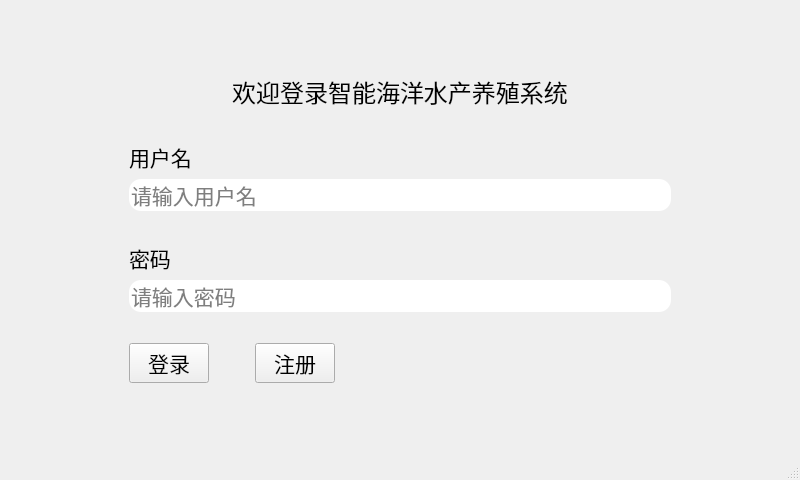
<?xml version="1.0" encoding="UTF-8"?>
<ui version="4.0">
 <class>login</class>
 <widget class="QMainWindow" name="login">
  <property name="geometry">
   <rect>
    <x>0</x>
    <y>0</y>
    <width>800</width>
    <height>480</height>
   </rect>
  </property>
  <property name="windowTitle">
   <string>广东海洋大学水产养殖系统</string>
  </property>
  <property name="windowIcon">
   <iconset>
    <normaloff>../../../../JinJieBeWater/BG/119124169_p0.png</normaloff>../../../../JinJieBeWater/BG/119124169_p0.png</iconset>
  </property>
  <property name="styleSheet">
   <string notr="true">QMainWindow{border-image: url(D:/University/Yue inlay/qt/oceaSsystem/resources/ocean.jpg);};</string>
  </property>
  <widget class="QWidget" name="centralwidget">
   <property name="sizePolicy">
    <sizepolicy hsizetype="Preferred" vsizetype="Preferred">
     <horstretch>0</horstretch>
     <verstretch>0</verstretch>
    </sizepolicy>
   </property>
   <property name="layoutDirection">
    <enum>Qt::LeftToRight</enum>
   </property>
   <layout class="QGridLayout" name="gridLayout">
    <item row="0" column="0">
     <layout class="QVBoxLayout" name="verticalLayout">
      <property name="sizeConstraint">
       <enum>QLayout::SetDefaultConstraint</enum>
      </property>
      <item>
       <spacer name="verticalSpacer_2">
        <property name="orientation">
         <enum>Qt::Vertical</enum>
        </property>
        <property name="sizeType">
         <enum>QSizePolicy::Preferred</enum>
        </property>
        <property name="sizeHint" stdset="0">
         <size>
          <width>20</width>
          <height>40</height>
         </size>
        </property>
       </spacer>
      </item>
      <item>
       <layout class="QHBoxLayout" name="horizontalLayout">
        <item>
         <widget class="QLabel" name="title">
          <property name="sizePolicy">
           <sizepolicy hsizetype="Maximum" vsizetype="Maximum">
            <horstretch>0</horstretch>
            <verstretch>0</verstretch>
           </sizepolicy>
          </property>
          <property name="font">
           <font>
            <family>隶书</family>
            <pointsize>18</pointsize>
           </font>
          </property>
          <property name="text">
           <string>欢迎登录智能海洋水产养殖系统</string>
          </property>
          <property name="alignment">
           <set>Qt::AlignCenter</set>
          </property>
         </widget>
        </item>
       </layout>
      </item>
      <item>
       <layout class="QHBoxLayout" name="username">
        <item>
         <spacer name="horizontalSpacer_9">
          <property name="orientation">
           <enum>Qt::Horizontal</enum>
          </property>
          <property name="sizeType">
           <enum>QSizePolicy::Preferred</enum>
          </property>
          <property name="sizeHint" stdset="0">
           <size>
            <width>120</width>
            <height>20</height>
           </size>
          </property>
         </spacer>
        </item>
        <item>
         <layout class="QVBoxLayout" name="verticalLayout_7">
          <property name="spacing">
           <number>6</number>
          </property>
          <property name="sizeConstraint">
           <enum>QLayout::SetDefaultConstraint</enum>
          </property>
          <item>
           <widget class="QLabel" name="label_7">
            <property name="sizePolicy">
             <sizepolicy hsizetype="Preferred" vsizetype="Maximum">
              <horstretch>0</horstretch>
              <verstretch>0</verstretch>
             </sizepolicy>
            </property>
            <property name="font">
             <font>
              <family>隶书</family>
              <pointsize>16</pointsize>
             </font>
            </property>
            <property name="text">
             <string>用户名</string>
            </property>
           </widget>
          </item>
          <item>
           <widget class="QLineEdit" name="usernameLineEdit">
            <property name="sizePolicy">
             <sizepolicy hsizetype="Expanding" vsizetype="Maximum">
              <horstretch>0</horstretch>
              <verstretch>0</verstretch>
             </sizepolicy>
            </property>
            <property name="font">
             <font>
              <family>隶书</family>
              <pointsize>16</pointsize>
             </font>
            </property>
            <property name="styleSheet">
             <string notr="true">border-radius: 12px;</string>
            </property>
            <property name="maxLength">
             <number>8</number>
            </property>
            <property name="placeholderText">
             <string>请输入用户名</string>
            </property>
           </widget>
          </item>
         </layout>
        </item>
        <item>
         <spacer name="horizontalSpacer_10">
          <property name="orientation">
           <enum>Qt::Horizontal</enum>
          </property>
          <property name="sizeType">
           <enum>QSizePolicy::Preferred</enum>
          </property>
          <property name="sizeHint" stdset="0">
           <size>
            <width>120</width>
            <height>20</height>
           </size>
          </property>
         </spacer>
        </item>
       </layout>
      </item>
      <item>
       <layout class="QHBoxLayout" name="password">
        <item>
         <spacer name="horizontalSpacer">
          <property name="orientation">
           <enum>Qt::Horizontal</enum>
          </property>
          <property name="sizeType">
           <enum>QSizePolicy::Preferred</enum>
          </property>
          <property name="sizeHint" stdset="0">
           <size>
            <width>120</width>
            <height>20</height>
           </size>
          </property>
         </spacer>
        </item>
        <item>
         <layout class="QVBoxLayout" name="verticalLayout_3">
          <item>
           <widget class="QLabel" name="label_3">
            <property name="sizePolicy">
             <sizepolicy hsizetype="Preferred" vsizetype="Maximum">
              <horstretch>0</horstretch>
              <verstretch>0</verstretch>
             </sizepolicy>
            </property>
            <property name="font">
             <font>
              <family>隶书</family>
              <pointsize>16</pointsize>
             </font>
            </property>
            <property name="text">
             <string>密码</string>
            </property>
           </widget>
          </item>
          <item>
           <widget class="QLineEdit" name="passwordLineEdit">
            <property name="sizePolicy">
             <sizepolicy hsizetype="Expanding" vsizetype="Maximum">
              <horstretch>0</horstretch>
              <verstretch>0</verstretch>
             </sizepolicy>
            </property>
            <property name="font">
             <font>
              <family>隶书</family>
              <pointsize>16</pointsize>
             </font>
            </property>
            <property name="styleSheet">
             <string notr="true">border-radius: 12px;</string>
            </property>
            <property name="maxLength">
             <number>8</number>
            </property>
            <property name="echoMode">
             <enum>QLineEdit::Password</enum>
            </property>
            <property name="placeholderText">
             <string>请输入密码</string>
            </property>
           </widget>
          </item>
         </layout>
        </item>
        <item>
         <spacer name="horizontalSpacer_2">
          <property name="orientation">
           <enum>Qt::Horizontal</enum>
          </property>
          <property name="sizeType">
           <enum>QSizePolicy::Preferred</enum>
          </property>
          <property name="sizeHint" stdset="0">
           <size>
            <width>120</width>
            <height>20</height>
           </size>
          </property>
         </spacer>
        </item>
       </layout>
      </item>
      <item>
       <layout class="QHBoxLayout" name="button">
        <item>
         <spacer name="horizontalSpacer_12">
          <property name="orientation">
           <enum>Qt::Horizontal</enum>
          </property>
          <property name="sizeType">
           <enum>QSizePolicy::Maximum</enum>
          </property>
          <property name="sizeHint" stdset="0">
           <size>
            <width>120</width>
            <height>20</height>
           </size>
          </property>
         </spacer>
        </item>
        <item>
         <widget class="QPushButton" name="signInBtn">
          <property name="sizePolicy">
           <sizepolicy hsizetype="Maximum" vsizetype="Fixed">
            <horstretch>0</horstretch>
            <verstretch>0</verstretch>
           </sizepolicy>
          </property>
          <property name="font">
           <font>
            <family>隶书</family>
            <pointsize>16</pointsize>
           </font>
          </property>
          <property name="text">
           <string>登录</string>
          </property>
         </widget>
        </item>
        <item>
         <spacer name="horizontalSpacer_13">
          <property name="orientation">
           <enum>Qt::Horizontal</enum>
          </property>
          <property name="sizeType">
           <enum>QSizePolicy::Preferred</enum>
          </property>
          <property name="sizeHint" stdset="0">
           <size>
            <width>40</width>
            <height>20</height>
           </size>
          </property>
         </spacer>
        </item>
        <item>
         <widget class="QPushButton" name="signUpBtn">
          <property name="font">
           <font>
            <family>隶书</family>
            <pointsize>16</pointsize>
           </font>
          </property>
          <property name="text">
           <string>注册</string>
          </property>
         </widget>
        </item>
        <item>
         <spacer name="horizontalSpacer_14">
          <property name="orientation">
           <enum>Qt::Horizontal</enum>
          </property>
          <property name="sizeHint" stdset="0">
           <size>
            <width>40</width>
            <height>20</height>
           </size>
          </property>
         </spacer>
        </item>
        <item>
         <spacer name="horizontalSpacer_11">
          <property name="orientation">
           <enum>Qt::Horizontal</enum>
          </property>
          <property name="sizeType">
           <enum>QSizePolicy::Maximum</enum>
          </property>
          <property name="sizeHint" stdset="0">
           <size>
            <width>120</width>
            <height>20</height>
           </size>
          </property>
         </spacer>
        </item>
       </layout>
      </item>
      <item>
       <spacer name="verticalSpacer">
        <property name="orientation">
         <enum>Qt::Vertical</enum>
        </property>
        <property name="sizeType">
         <enum>QSizePolicy::Preferred</enum>
        </property>
        <property name="sizeHint" stdset="0">
         <size>
          <width>20</width>
          <height>40</height>
         </size>
        </property>
       </spacer>
      </item>
     </layout>
    </item>
   </layout>
  </widget>
  <widget class="QMenuBar" name="menubar">
   <property name="geometry">
    <rect>
     <x>0</x>
     <y>0</y>
     <width>800</width>
     <height>26</height>
    </rect>
   </property>
  </widget>
  <widget class="QStatusBar" name="statusbar"/>
 </widget>
 <resources/>
 <connections/>
</ui>
